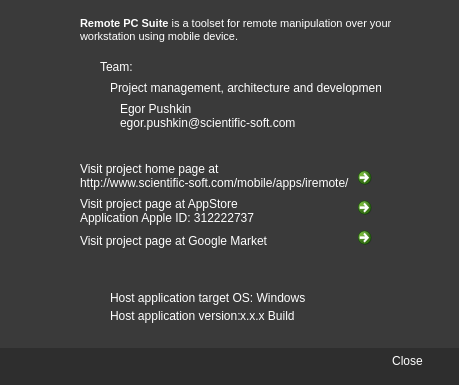
<?xml version="1.0" encoding="UTF-8"?>
<ui version="4.0">
 <class>AboutDialog</class>
 <widget class="QDialog" name="AboutDialog">
  <property name="windowModality">
   <enum>Qt::ApplicationModal</enum>
  </property>
  <property name="geometry">
   <rect>
    <x>0</x>
    <y>0</y>
    <width>459</width>
    <height>385</height>
   </rect>
  </property>
  <property name="sizePolicy">
   <sizepolicy hsizetype="Fixed" vsizetype="Fixed">
    <horstretch>0</horstretch>
    <verstretch>0</verstretch>
   </sizepolicy>
  </property>
  <property name="minimumSize">
   <size>
    <width>459</width>
    <height>385</height>
   </size>
  </property>
  <property name="maximumSize">
   <size>
    <width>459</width>
    <height>385</height>
   </size>
  </property>
  <property name="windowTitle">
   <string>About Remote PC Suite</string>
  </property>
  <property name="styleSheet">
   <string>background-color: rgb(58,58,58); 
selection-background-color: rgb(67, 67, 67);
color: rgb(255, 255, 255);
</string>
  </property>
  <widget class="QLabel" name="label">
   <property name="geometry">
    <rect>
     <x>80</x>
     <y>10</y>
     <width>341</width>
     <height>41</height>
    </rect>
   </property>
   <property name="text">
    <string>&lt;!DOCTYPE HTML PUBLIC &quot;-//W3C//DTD HTML 4.0//EN&quot; &quot;http://www.w3.org/TR/REC-html40/strict.dtd&quot;&gt;
&lt;html&gt;&lt;head&gt;&lt;meta name=&quot;qrichtext&quot; content=&quot;1&quot; /&gt;&lt;style type=&quot;text/css&quot;&gt;
p, li { white-space: pre-wrap; }
&lt;/style&gt;&lt;/head&gt;&lt;body style=&quot; font-family:'MS Shell Dlg 2'; font-size:8.25pt; font-weight:400; font-style:normal;&quot;&gt;
&lt;p style=&quot; margin-top:0px; margin-bottom:0px; margin-left:0px; margin-right:0px; -qt-block-indent:0; text-indent:0px;&quot;&gt;&lt;span style=&quot; font-weight:600;&quot;&gt;Remote PC Suite&lt;/span&gt; is a toolset for remote manipulation over your workstation using mobile device.&lt;/p&gt;&lt;/body&gt;&lt;/html&gt;</string>
   </property>
   <property name="wordWrap">
    <bool>true</bool>
   </property>
  </widget>
  <widget class="QLabel" name="label_2">
   <property name="geometry">
    <rect>
     <x>100</x>
     <y>60</y>
     <width>46</width>
     <height>14</height>
    </rect>
   </property>
   <property name="text">
    <string>Team:</string>
   </property>
  </widget>
  <widget class="QLabel" name="label_3">
   <property name="geometry">
    <rect>
     <x>110</x>
     <y>80</y>
     <width>271</width>
     <height>16</height>
    </rect>
   </property>
   <property name="text">
    <string>Project management, architecture and development:</string>
   </property>
  </widget>
  <widget class="QLabel" name="label_4">
   <property name="geometry">
    <rect>
     <x>120</x>
     <y>100</y>
     <width>211</width>
     <height>31</height>
    </rect>
   </property>
   <property name="text">
    <string>Egor Pushkin
egor.pushkin@scientific-soft.com</string>
   </property>
   <property name="wordWrap">
    <bool>true</bool>
   </property>
  </widget>
  <widget class="QLabel" name="label_7">
   <property name="geometry">
    <rect>
     <x>80</x>
     <y>190</y>
     <width>271</width>
     <height>41</height>
    </rect>
   </property>
   <property name="text">
    <string>Visit project page at AppStore 
Application Apple ID: 312222737</string>
   </property>
   <property name="wordWrap">
    <bool>true</bool>
   </property>
  </widget>
  <widget class="QLabel" name="label_8">
   <property name="geometry">
    <rect>
     <x>80</x>
     <y>160</y>
     <width>271</width>
     <height>31</height>
    </rect>
   </property>
   <property name="text">
    <string>Visit project home page at 
http://www.scientific-soft.com/mobile/apps/iremote/</string>
   </property>
   <property name="wordWrap">
    <bool>true</bool>
   </property>
  </widget>
  <widget class="QLabel" name="label_9">
   <property name="geometry">
    <rect>
     <x>110</x>
     <y>290</y>
     <width>271</width>
     <height>16</height>
    </rect>
   </property>
   <property name="text">
    <string>Host application target OS: Windows</string>
   </property>
  </widget>
  <widget class="QLabel" name="label_10">
   <property name="geometry">
    <rect>
     <x>110</x>
     <y>306</y>
     <width>131</width>
     <height>20</height>
    </rect>
   </property>
   <property name="text">
    <string>Host application version:</string>
   </property>
  </widget>
  <widget class="QWidget" name="widget" native="true">
   <property name="geometry">
    <rect>
     <x>0</x>
     <y>348</y>
     <width>461</width>
     <height>41</height>
    </rect>
   </property>
   <property name="styleSheet">
    <string>background-color: rgb(46, 46, 46);
border:none;</string>
   </property>
   <widget class="QPushButton" name="pushButton">
    <property name="geometry">
     <rect>
      <x>370</x>
      <y>0</y>
      <width>75</width>
      <height>25</height>
     </rect>
    </property>
    <property name="styleSheet">
     <string>background-image: url(:/Resources/ButtonNormal.png);
border: none;
color: rgb(255, 255, 255);
font: bold 8pt &quot;MS Shell Dlg 2&quot;;</string>
    </property>
    <property name="text">
     <string>Close</string>
    </property>
   </widget>
  </widget>
  <widget class="Line" name="line_4">
   <property name="geometry">
    <rect>
     <x>0</x>
     <y>330</y>
     <width>461</width>
     <height>18</height>
    </rect>
   </property>
   <property name="styleSheet">
    <string>background-image: url(:/Resources/SeparatorBottom.png); 
border: none;</string>
   </property>
   <property name="orientation">
    <enum>Qt::Horizontal</enum>
   </property>
  </widget>
  <widget class="QCommandLinkButton" name="commandLinkButton">
   <property name="geometry">
    <rect>
     <x>350</x>
     <y>160</y>
     <width>31</width>
     <height>31</height>
    </rect>
   </property>
   <property name="styleSheet">
    <string>background-image: url();
border: none;

</string>
   </property>
   <property name="text">
    <string/>
   </property>
  </widget>
  <widget class="QCommandLinkButton" name="commandLinkButton_2">
   <property name="geometry">
    <rect>
     <x>350</x>
     <y>190</y>
     <width>31</width>
     <height>31</height>
    </rect>
   </property>
   <property name="styleSheet">
    <string>background-image: url();
border: none;

</string>
   </property>
   <property name="text">
    <string/>
   </property>
  </widget>
  <widget class="QLabel" name="label_11">
   <property name="geometry">
    <rect>
     <x>80</x>
     <y>230</y>
     <width>271</width>
     <height>21</height>
    </rect>
   </property>
   <property name="text">
    <string>Visit project page at Google Market</string>
   </property>
   <property name="wordWrap">
    <bool>true</bool>
   </property>
  </widget>
  <widget class="QCommandLinkButton" name="commandLinkButton_3">
   <property name="geometry">
    <rect>
     <x>350</x>
     <y>220</y>
     <width>31</width>
     <height>31</height>
    </rect>
   </property>
   <property name="styleSheet">
    <string>background-image: url();
border: none;

</string>
   </property>
   <property name="text">
    <string/>
   </property>
  </widget>
  <widget class="QLabel" name="version_">
   <property name="geometry">
    <rect>
     <x>240</x>
     <y>306</y>
     <width>101</width>
     <height>20</height>
    </rect>
   </property>
   <property name="text">
    <string>x.x.x Build</string>
   </property>
  </widget>
 </widget>
 <resources/>
 <connections>
  <connection>
   <sender>pushButton</sender>
   <signal>clicked()</signal>
   <receiver>AboutDialog</receiver>
   <slot>reject()</slot>
   <hints>
    <hint type="sourcelabel">
     <x>423</x>
     <y>360</y>
    </hint>
    <hint type="destinationlabel">
     <x>274</x>
     <y>349</y>
    </hint>
   </hints>
  </connection>
  <connection>
   <sender>commandLinkButton</sender>
   <signal>clicked()</signal>
   <receiver>AboutDialog</receiver>
   <slot>VisitHomepage()</slot>
   <hints>
    <hint type="sourcelabel">
     <x>350</x>
     <y>177</y>
    </hint>
    <hint type="destinationlabel">
     <x>375</x>
     <y>179</y>
    </hint>
   </hints>
  </connection>
  <connection>
   <sender>commandLinkButton_2</sender>
   <signal>clicked()</signal>
   <receiver>AboutDialog</receiver>
   <slot>VisitAppStore()</slot>
   <hints>
    <hint type="sourcelabel">
     <x>350</x>
     <y>207</y>
    </hint>
    <hint type="destinationlabel">
     <x>399</x>
     <y>259</y>
    </hint>
   </hints>
  </connection>
  <connection>
   <sender>commandLinkButton_3</sender>
   <signal>clicked()</signal>
   <receiver>AboutDialog</receiver>
   <slot>VisitAndroidMarket()</slot>
   <hints>
    <hint type="sourcelabel">
     <x>366</x>
     <y>236</y>
    </hint>
    <hint type="destinationlabel">
     <x>422</x>
     <y>212</y>
    </hint>
   </hints>
  </connection>
 </connections>
 <slots>
  <slot>VisitHomepage()</slot>
  <slot>VisitAppStore()</slot>
  <slot>VisitAndroidMarket()</slot>
 </slots>
</ui>
